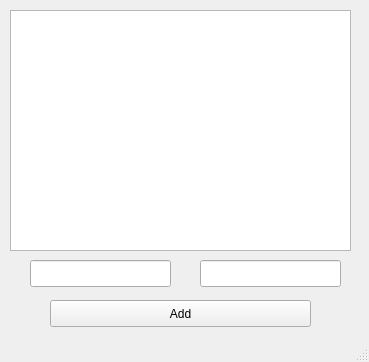
<?xml version="1.0" encoding="UTF-8"?>
<ui version="4.0">
 <class>MainWindow</class>
 <widget class="QMainWindow" name="MainWindow">
  <property name="geometry">
   <rect>
    <x>0</x>
    <y>0</y>
    <width>369</width>
    <height>362</height>
   </rect>
  </property>
  <property name="windowTitle">
   <string>MainWindow</string>
  </property>
  <widget class="QWidget" name="centralwidget">
   <widget class="QLineEdit" name="todoEdit">
    <property name="geometry">
     <rect>
      <x>30</x>
      <y>260</y>
      <width>141</width>
      <height>27</height>
     </rect>
    </property>
   </widget>
   <widget class="QPushButton" name="addButton">
    <property name="geometry">
     <rect>
      <x>50</x>
      <y>300</y>
      <width>261</width>
      <height>27</height>
     </rect>
    </property>
    <property name="text">
     <string>Add</string>
    </property>
   </widget>
   <widget class="QLineEdit" name="amountEdit">
    <property name="geometry">
     <rect>
      <x>200</x>
      <y>260</y>
      <width>141</width>
      <height>27</height>
     </rect>
    </property>
   </widget>
   <widget class="QListView" name="todosView">
    <property name="geometry">
     <rect>
      <x>10</x>
      <y>10</y>
      <width>341</width>
      <height>241</height>
     </rect>
    </property>
   </widget>
  </widget>
  <widget class="QStatusBar" name="statusbar"/>
 </widget>
 <resources/>
 <connections/>
</ui>
